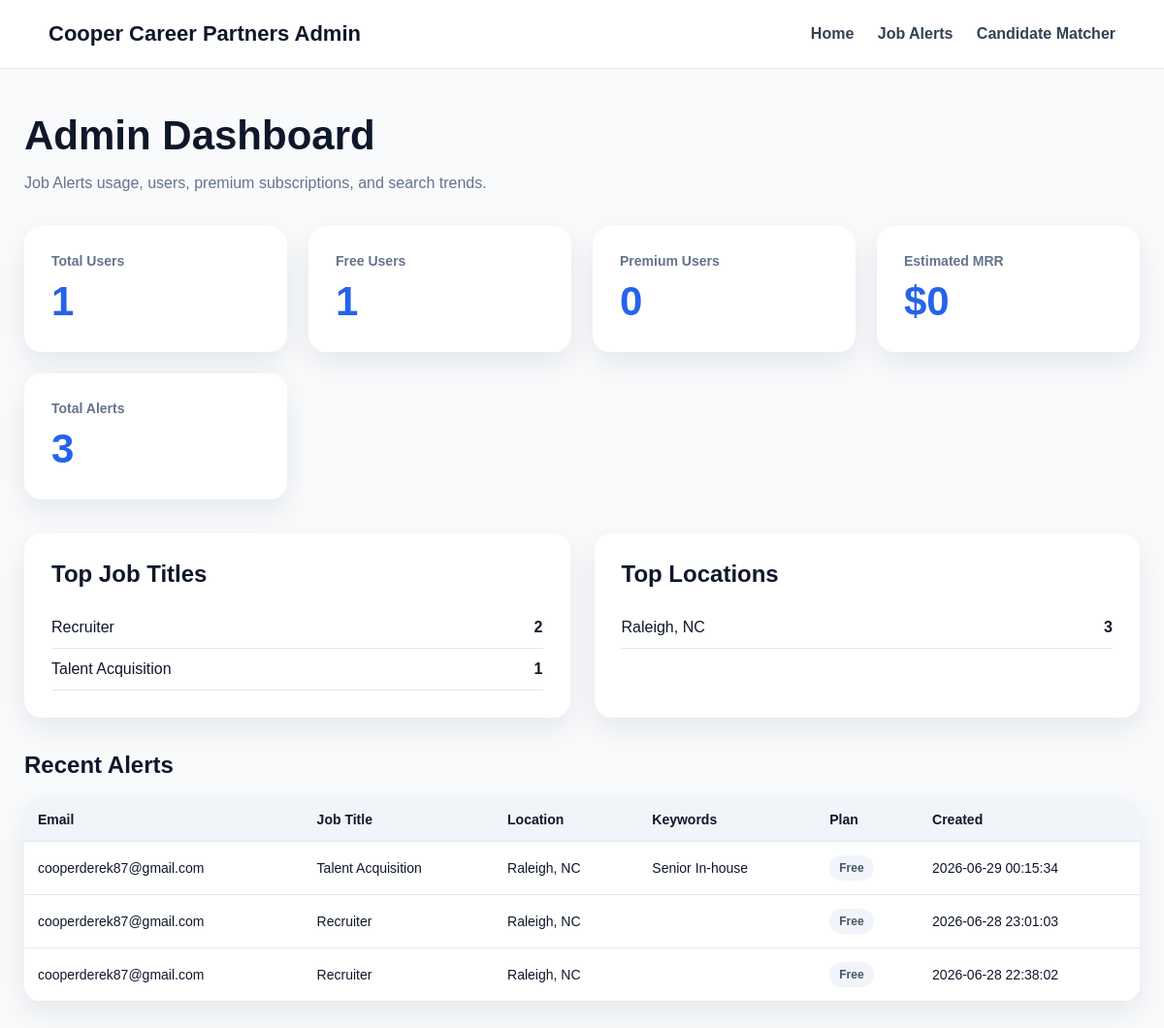
Before: /admin (signed in) with the older database file.
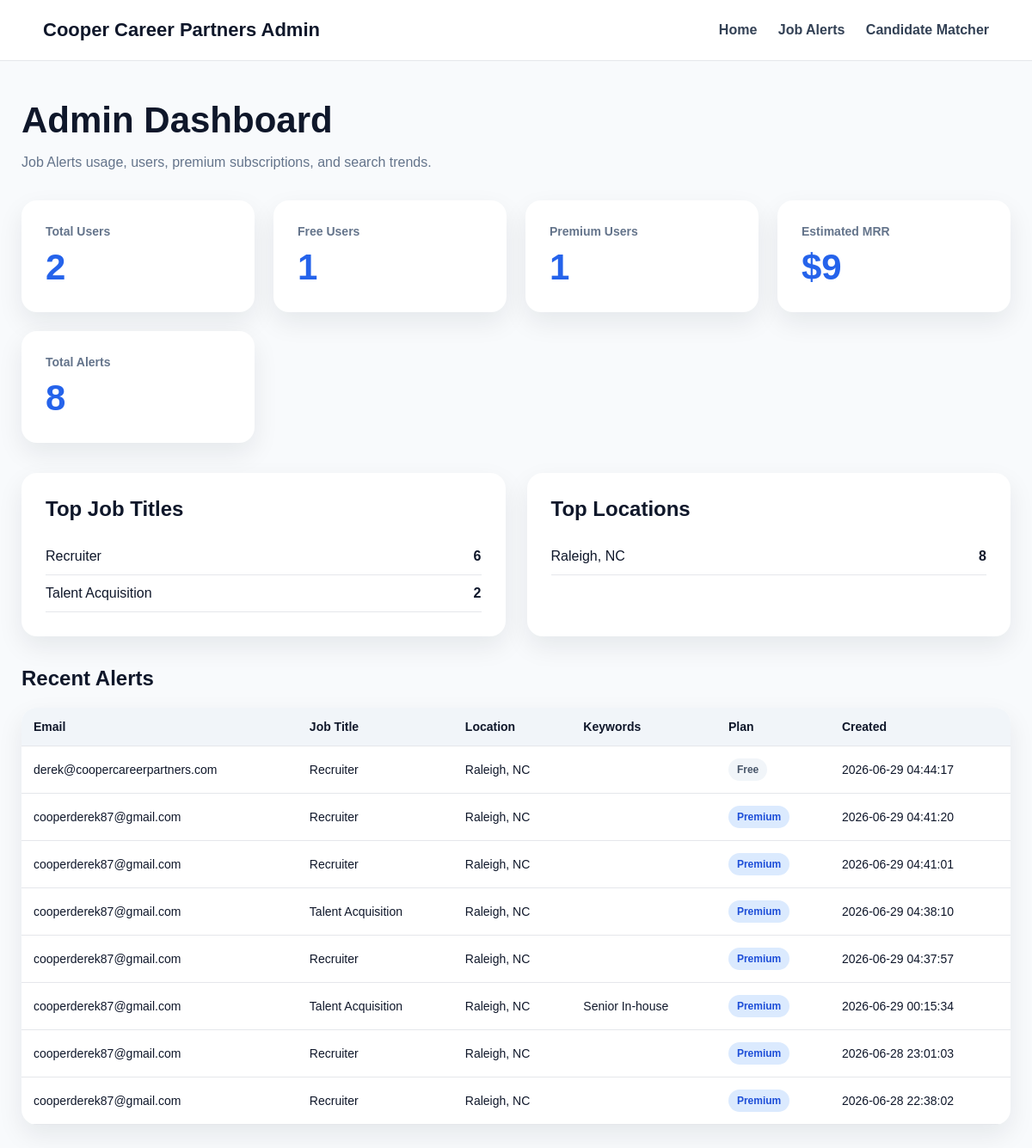
After: the same page with the newer database file.
### tables this page shows
CREATE TABLE job_alerts (
            id INTEGER PRIMARY KEY AUTOINCREMENT,
            job_title TEXT NOT NULL,
            location TEXT NOT NULL,
            work_type TEXT,
            keywords TEXT,
            email TEXT NOT NULL,
            linkedin_url TEXT NOT NULL,
            created_at TIMESTAMP DEFAULT CURRENT_TIMESTAMP
        , is_premium INTEGER DEFAULT 0, stripe_customer_id TEXT);

### app.py (the view)
@app.route("/admin")
def admin_dashboard():
    if not session.get("admin_authenticated"):
        return redirect("/admin-login")
    conn = sqlite3.connect(DATABASE)
    conn.row_factory = sqlite3.Row
    cursor = conn.cursor()
    cursor.execute("SELECT COUNT(*) AS total_alerts FROM job_alerts")
    total_alerts = cursor.fetchone()["total_alerts"]
    cursor.execute("SELECT COUNT(DISTINCT email) AS total_users FROM job_alerts")
    total_users = cursor.fetchone()["total_users"]
    cursor.execute("""
        SELECT COUNT(DISTINCT email) AS premium_users
        FROM job_alerts
        WHERE COALESCE(is_premium, 0) = 1
    """)
    premium_users = cursor.fetchone()["premium_users"]
    free_users = total_users - premium_users
    mrr = premium_users * 9
    cursor.execute("""
        SELECT job_title, COUNT(*) AS count
        FROM job_alerts
        GROUP BY job_title
        ORDER BY count DESC
        LIMIT 5
    """)
    top_titles = cursor.fetchall()
    cursor.execute("""
        SELECT location, COUNT(*) AS count
        FROM job_alerts
        GROUP BY location
        ORDER BY count DESC
        LIMIT 5
    """)
    top_locations = cursor.fetchall()
    cursor.execute("""
        SELECT email, job_title, location, keywords, is_premium, created_at
        FROM job_alerts
        ORDER BY created_at DESC
        LIMIT 25
    """)
    recent_alerts = cursor.fetchall()
    conn.close()
    return render_template(
        "admin.html",
        total_alerts=total_alerts,
        total_users=total_users,
        premium_users=premium_users,
        free_users=free_users,
        mrr=mrr,
        top_titles=top_titles,
        top_locations=top_locations,
        recent_alerts=recent_alerts
    )

### templates/admin.html (shortened to what this page needs)
<!DOCTYPE html>
<html>
<head>
</head>
<body>
<nav>
    <div class="brand">Cooper Career Partners Admin</div>
    <div>
        <a href="/">Home</a>
        <a href="/job-alerts">Job Alerts</a>
        <a href="/candidate-matcher">Candidate Matcher</a>
    </div>
</nav>
<div class="container">
    <h1>Admin Dashboard</h1>
    <p class="subtitle">Job Alerts usage, users, premium subscriptions, and search trends.</p>
    <div class="stats-grid">
        <div class="stat-card">
            <div class="stat-label">Total Users</div>
            <div class="stat-value">{{ total_users }}</div>
        </div>
        <div class="stat-card">
            <div class="stat-label">Free Users</div>
            <div class="stat-value">{{ free_users }}</div>
        </div>
        <div class="stat-card">
            <div class="stat-label">Premium Users</div>
            <div class="stat-value">{{ premium_users }}</div>
        </div>
        <div class="stat-card">
            <div class="stat-label">Estimated MRR</div>
            <div class="stat-value">${{ mrr }}</div>
        </div>
        <div class="stat-card">
            <div class="stat-label">Total Alerts</div>
            <div class="stat-value">{{ total_alerts }}</div>
        </div>
    </div>
    <div class="section-grid">
        <div class="panel">
            <h2>Top Job Titles</h2>
            {% for item in top_titles %}
                <div class="row">
                    <span>{{ item.job_title }}</span>
                    <strong>{{ item.count }}</strong>
                </div>
            {% endfor %}
        </div>
        <div class="panel">
            <h2>Top Locations</h2>
            {% for item in top_locations %}
                <div class="row">
                    <span>{{ item.location }}</span>
                    <strong>{{ item.count }}</strong>
                </div>
            {% endfor %}
        </div>
    </div>
    <h2>Recent Alerts</h2>
    <table>
        <tr>
            <th>Email</th>
            <th>Job Title</th>
            <th>Location</th>
            <th>Keywords</th>
            <th>Plan</th>
            <th>Created</th>
        </tr>
        {% for alert in recent_alerts %}
        <tr>
            <td>{{ alert.email }}</td>
            <td>{{ alert.job_title }}</td>
            <td>{{ alert.location }}</td>
            <td>{{ alert.keywords }}</td>
            <td>
                {% if alert.is_premium %}
                    <span class="badge premium">Premium</span>
                {% else %}
                    <span class="badge free">Free</span>
                {% endif %}
            </td>
            <td>{{ alert.created_at }}</td>
        </tr>
        {% endfor %}
    </table>
</div>
</body>
</html>

### templates/admin.html (style rules this page uses)
body { margin: 0; font-family: Arial, sans-serif; background: #f8fafc; color: #0f172a; }
nav { display: flex; justify-content: space-between; align-items: center; padding: 22px 50px; background: white; border-bottom: 1px solid #e5e7eb; }
nav a { margin-left: 20px; text-decoration: none; color: #334155; font-weight: 700; }
.brand { font-weight: 900; font-size: 22px; }
.container { max-width: 1200px; margin: 45px auto; padding: 0 25px; }
h1 { font-size: 42px; margin-bottom: 10px; }
.subtitle { color: #64748b; margin-bottom: 35px; }
.stats-grid { display: grid; grid-template-columns: repeat(auto-fit, minmax(220px, 1fr)); gap: 22px; margin-bottom: 35px; }
.stat-card { background: white; padding: 28px; border-radius: 18px; box-shadow: 0 12px 30px rgba(15, 23, 42, 0.08); }
.stat-label { color: #64748b; font-weight: 800; font-size: 14px; }
.stat-value { font-size: 42px; font-weight: 900; margin-top: 10px; color: #2563eb; }
.section-grid { display: grid; grid-template-columns: 1fr 1fr; gap: 25px; margin-bottom: 35px; }
.panel { background: white; padding: 28px; border-radius: 18px; box-shadow: 0 12px 30px rgba(15, 23, 42, 0.08); }
.panel h2 { margin-top: 0; }
.row { display: flex; justify-content: space-between; border-bottom: 1px solid #e5e7eb; padding: 12px 0; }
table { width: 100%; border-collapse: collapse; background: white; border-radius: 18px; overflow: hidden; box-shadow: 0 12px 30px rgba(15, 23, 42, 0.08); }
th, td { padding: 14px; border-bottom: 1px solid #e5e7eb; text-align: left; font-size: 14px; }
th { background: #f1f5f9; font-weight: 900; }
.badge { display: inline-block; padding: 6px 10px; border-radius: 999px; font-weight: 800; font-size: 12px; }
.premium { background: #dbeafe; color: #1d4ed8; }
.free { background: #f1f5f9; color: #475569; }

Changed rows visible on the page:
added job_alerts: email "derek@coopercareerpartners.com", job_title "Recruiter", location "Raleigh, NC", is_premium "Free", created_at "2026-06-29 04:44:17"
added job_alerts: email "cooperderek87@gmail.com", job_title "Recruiter", location "Raleigh, NC", is_premium "Premium", created_at "2026-06-29 04:41:20"
added job_alerts: email "cooperderek87@gmail.com", job_title "Recruiter", location "Raleigh, NC", is_premium "Premium", created_at "2026-06-29 04:41:01"
added job_alerts: email "cooperderek87@gmail.com", job_title "Talent Acquisition", location "Raleigh, NC", is_premium "Premium", created_at "2026-06-29 04:38:10"
added job_alerts: email "cooperderek87@gmail.com", job_title "Recruiter", location "Raleigh, NC", is_premium "Premium", created_at "2026-06-29 04:37:57"
changed job_alerts "Senior In-house": is_premium "Free" → "Premium"
changed job_alerts (number 7 of 8 on the later page): is_premium "Free" → "Premium"
changed job_alerts (number 8 of 8 on the later page): is_premium "Free" → "Premium"
Other visible differences:
{{ total_users }}: "1" → "2"
{{ premium_users }}: "0" → "1"
{{ mrr }}: "0" → "9"
{{ total_alerts }}: "3" → "8"
new list line: "Recruiter 6"
new list line: "Talent Acquisition 2"
new list line: "Raleigh, NC 8"
list line gone: "Recruiter 2"
list line gone: "Talent Acquisition 1"
list line gone: "Raleigh, NC 3"
